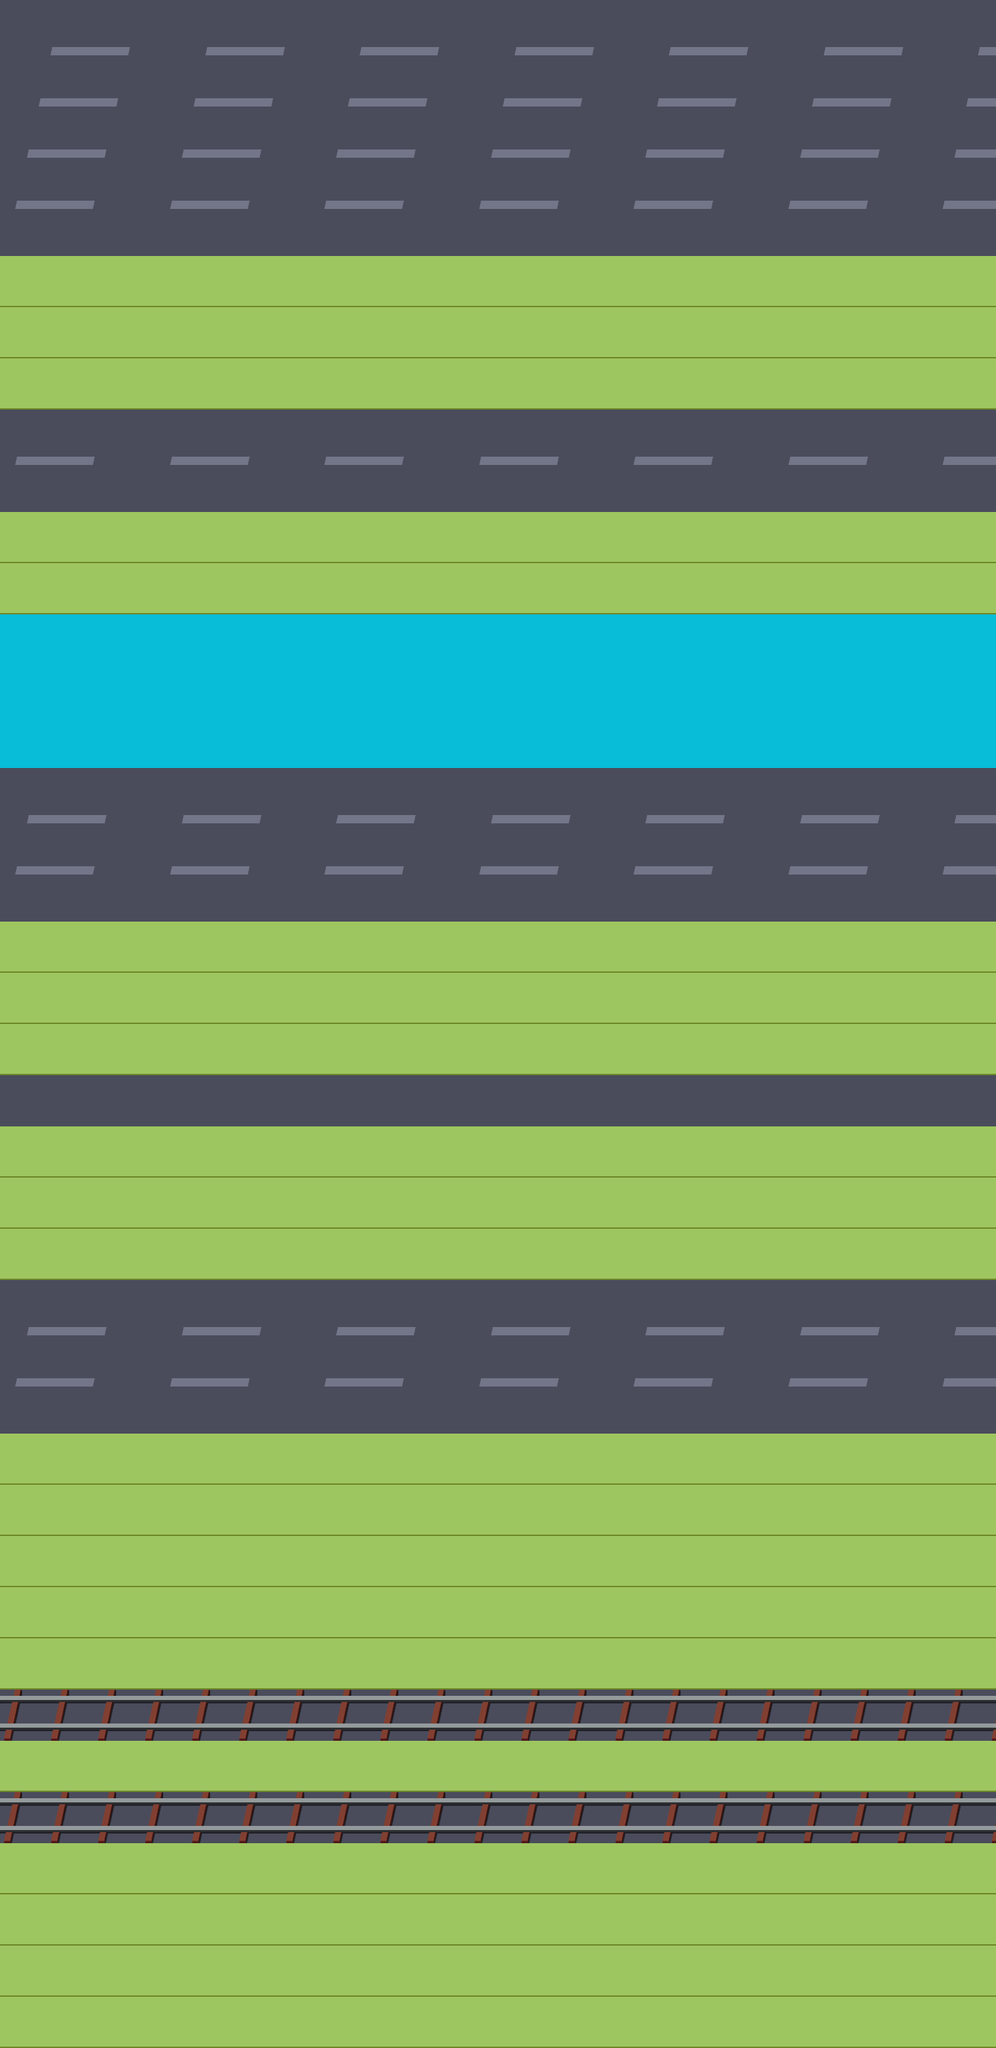

Tiled map render using the project's own tile images. Description and the map definition, with tile-layer contents summarised, below:
An orthogonal 18x40 tile map with 80x74 px tiles, 1 tile layer (main), 2 hidden layers not drawn, 2 tilesets and 58 objects.

<map version="1.0" tiledversion="1.1.4" orientation="orthogonal" renderorder="right-down" width="18" height="40" tilewidth="80" tileheight="74" infinite="0" nextobjectid="175">
 <tileset firstgid="1" name="road" tilewidth="80" tileheight="74" tilecount="360" columns="18">
  <image source="road.png" width="1508" height="1480" />
 </tileset>
 <tileset firstgid="361" name="sup" tilewidth="80" tileheight="74" tilecount="84" columns="7">
  <image source="sup.png" width="560" height="888" />
 </tileset>
 <layer name="main" width="18" height="40" opacity="0.9">
  <data>[720 cells, 720 non-empty, 252 distinct tile ids]</data>
 </layer>
 <layer name="pro" width="18" height="40" visible="0">
  <data>[720 cells, 0 non-empty, 0 distinct tile ids]</data>
 </layer>
 <layer name="sup" width="18" height="40" visible="0">
  <data>[720 cells, 117 non-empty, 35 distinct tile ids]</data>
 </layer>
 <objectgroup name="car">
  <object id="13" x="1430" y="111">
   <properties>
    <property name="direction" value="2" />
    <property name="interval" value="4.2" />
    <property name="speed" value="1.6" />
    <property name="type" value="2" />
   </properties>
   <point />
  </object>
  <object id="14" x="1430" y="703">
   <properties>
    <property name="direction" value="2" />
    <property name="interval" value="4" />
    <property name="speed" value="3" />
    <property name="type" value="2" />
   </properties>
   <point />
  </object>
  <object id="15" x="12.6667" y="333">
   <properties>
    <property name="direction" value="2" />
    <property name="interval" value="5" />
    <property name="speed" value="3" />
    <property name="type" value="2" />
   </properties>
   <point />
  </object>
  <object id="16" x="1430" y="1147">
   <properties>
    <property name="direction" value="2" />
    <property name="interval" value="5" />
    <property name="speed" value="2" />
    <property name="type" value="1" />
   </properties>
   <point />
  </object>
  <object id="18" x="10" y="1295">
   <properties>
    <property name="direction" value="2" />
    <property name="interval" value="4" />
    <property name="speed" value="3" />
    <property name="type" value="1" />
   </properties>
   <point />
  </object>
  <object id="19" x="1430" y="1591">
   <properties>
    <property name="direction" value="2" />
    <property name="interval" value="5" />
    <property name="speed" value="1" />
    <property name="type" value="1" />
   </properties>
   <point />
  </object>
  <object id="20" x="10" y="1961">
   <properties>
    <property name="direction" value="2" />
    <property name="interval" value="6" />
    <property name="speed" value="2" />
    <property name="type" value="2" />
   </properties>
   <point />
  </object>
  <object id="35" x="1430" y="37">
   <properties>
    <property name="direction" value="1" />
    <property name="interval" value="4.4" />
    <property name="speed" value="2.2" />
    <property name="type" value="2" />
   </properties>
   <point />
  </object>
  <object id="36" x="10" y="185">
   <properties>
    <property name="direction" value="1" />
    <property name="interval" value="4.5" />
    <property name="speed" value="2.5" />
    <property name="type" value="1" />
   </properties>
   <point />
  </object>
  <object id="37" x="1430" y="259">
   <properties>
    <property name="direction" value="1" />
    <property name="interval" value="4" />
    <property name="speed" value="2" />
    <property name="type" value="1" />
   </properties>
   <point />
  </object>
  <object id="38" x="1430" y="629">
   <properties>
    <property name="direction" value="1" />
    <property name="interval" value="6" />
    <property name="speed" value="2" />
    <property name="type" value="1" />
   </properties>
   <point />
  </object>
  <object id="40" x="10" y="1221">
   <properties>
    <property name="direction" value="1" />
    <property name="interval" value="5" />
    <property name="speed" value="3" />
    <property name="type" value="1" />
   </properties>
   <point />
  </object>
  <object id="41" x="1430" y="1887">
   <properties>
    <property name="direction" value="1" />
    <property name="interval" value="5" />
    <property name="speed" value="2" />
    <property name="type" value="2" />
   </properties>
   <point />
  </object>
  <object id="123" x="1430" y="2035">
   <properties>
    <property name="direction" value="1" />
    <property name="interval" value="4" />
    <property name="speed" value="4" />
    <property name="type" value="2" />
   </properties>
   <point />
  </object>
 </objectgroup>
 <objectgroup name="items">
  <object id="131" x="635.758" y="2147.85" width="80" height="74">
   <properties>
    <property name="type" value="3" />
   </properties>
  </object>
  <object id="132" x="801.848" y="2076.85" width="80" height="74">
   <properties>
    <property name="type" value="3" />
   </properties>
  </object>
  <object id="133" x="720" y="441.667" width="80" height="74">
   <properties>
    <property name="type" value="3" />
   </properties>
  </object>
  <object id="134" x="801.364" y="808.303" width="80" height="74">
   <properties>
    <property name="type" value="3" />
   </properties>
  </object>
  <object id="135" x="637.636" y="2590.12" width="80" height="74">
   <properties>
    <property name="type" value="4" />
   </properties>
  </object>
  <object id="136" x="560" y="2442" width="80" height="74">
   <properties>
    <property name="type" value="4" />
   </properties>
  </object>
  <object id="138" x="1427.5" y="1109">
   <properties>
    <property name="type" value="6" />
   </properties>
   <point />
  </object>
  <object id="139" x="7.35601" y="1027.73" width="238.5" height="74">
   <properties>
    <property name="direction" value="2" />
    <property name="time" value="1" />
    <property name="type" value="1" />
   </properties>
  </object>
  <object id="140" x="886.144" y="954.998" width="547.591" height="74">
   <properties>
    <property name="direction" value="1" />
    <property name="time" value="1" />
    <property name="type" value="2" />
   </properties>
  </object>
  <object id="141" x="6.26511" y="882.271" width="238.5" height="74">
   <properties>
    <property name="direction" value="2" />
    <property name="time" value="1" />
    <property name="type" value="1" />
   </properties>
  </object>
  <object id="173" x="756" y="1034">
   <properties>
    <property name="type" value="6" />
   </properties>
   <point />
  </object>
  <object id="174" x="756" y="958.667">
   <properties>
    <property name="type" value="6" />
   </properties>
   <point />
  </object>
 </objectgroup>
 <objectgroup name="man">
  <object id="137" x="760" y="2775">
   <point />
  </object>
 </objectgroup>
 <objectgroup name="tree">
  <object id="142" x="0" y="2737.91" width="80" height="74">
   <properties>
    <property name="type" value="2" />
   </properties>
  </object>
  <object id="143" x="239.583" y="2886.25" width="80" height="74">
   <properties>
    <property name="type" value="1" />
   </properties>
  </object>
  <object id="144" x="160.273" y="2738.36" width="80" height="74">
   <properties>
    <property name="type" value="2" />
   </properties>
  </object>
  <object id="145" x="80" y="2664" width="80" height="74">
   <properties>
    <property name="type" value="3" />
   </properties>
  </object>
  <object id="146" x="239.636" y="2664.09" width="80" height="74">
   <properties>
    <property name="type" value="1" />
   </properties>
  </object>
  <object id="147" x="400.182" y="2737.48" width="80" height="74">
   <properties>
    <property name="type" value="1" />
   </properties>
  </object>
  <object id="148" x="959.818" y="2738.09" width="80" height="74">
   <properties>
    <property name="type" value="2" />
   </properties>
  </object>
  </objectgroup>
</map>
<!-- 24 of 58 objects omitted -->